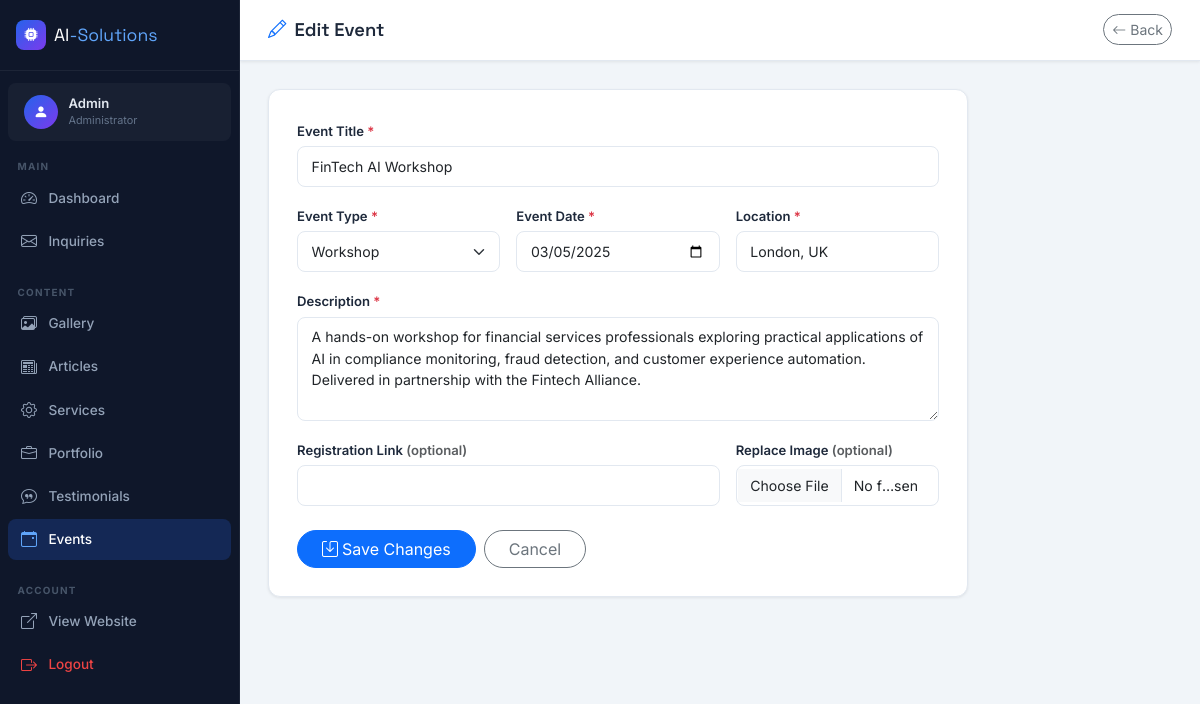
The page /admin/events-edit.php?id=2 (signed in) on the database its author committed.
### tables this page shows
CREATE TABLE `events` (
    `id`            INT           NOT NULL AUTO_INCREMENT,
    `title`         VARCHAR(200)  NOT NULL,
    `event_type`    VARCHAR(50)   NOT NULL,
    `event_date`    DATE          NOT NULL,
    `location`      VARCHAR(200)  NOT NULL,
    `description`   TEXT          NOT NULL,
    `register_link` VARCHAR(255)  NOT NULL DEFAULT '',
    `image_path`    VARCHAR(255)  NOT NULL DEFAULT '',
    `created_at`    TIMESTAMP     NOT NULL DEFAULT CURRENT_TIMESTAMP,
    PRIMARY KEY (`id`)
);

### includes/db.php (called while the page is built, shortened)
<?php
function h(string $str): string {
    return htmlspecialchars($str, ENT_QUOTES, 'UTF-8');
}

### admin/events-edit.php (the view, shortened to what this page needs)
<?php
require_once '../includes/db.php';
$id=validId($_GET['id']??0);
try{$stmt=$pdo->prepare('SELECT * FROM events WHERE id=?');$stmt->execute([$id]);$item=$stmt->fetch();}catch(PDOException $e){$item=null;}
$eventTypes=['Conference','Webinar','Workshop','Exhibition','Networking','Other'];
$f=function($key)use($item){return $_POST[$key]??$item[$key];};
include '../includes/admin-head.php';
include '../includes/admin-sidebar.php';
?>
<div class="admin-main">
    <div class="admin-topbar">
        <h1 class="admin-page-title"><i class="bi bi-pencil me-2 text-primary"></i>Edit Event</h1>
        <a href="events-list.php" class="btn btn-sm btn-outline-secondary rounded-pill"><i class="bi bi-arrow-left me-1"></i>Back</a>
    </div>
    <div class="admin-content">
        <div class="admin-form-card" style="max-width:700px;">
            <form method="POST" enctype="multipart/form-data">
                <div class="row g-3">
                    <div class="col-12">
                        <label class="form-label">Event Title <span class="text-danger">*</span></label>
                        <input type="text" name="title" class="form-control" value="<?= h($f('title')) ?>" required>
                    </div>
                    <div class="col-md-4">
                        <label class="form-label">Event Type <span class="text-danger">*</span></label>
                        <select name="event_type" class="form-select" required>
                            <?php foreach ($eventTypes as $et): ?>
                            <option value="<?= h($et) ?>" <?= $f('event_type')===$et?'selected':'' ?>><?= h($et) ?></option>
                            <?php endforeach; ?>
                        </select>
                    </div>
                    <div class="col-md-4">
                        <label class="form-label">Event Date <span class="text-danger">*</span></label>
                        <input type="date" name="event_date" class="form-control" value="<?= h($f('event_date')) ?>" required>
                    </div>
                    <div class="col-md-4">
                        <label class="form-label">Location <span class="text-danger">*</span></label>
                        <input type="text" name="location" class="form-control" value="<?= h($f('location')) ?>" required>
                    </div>
                    <div class="col-12">
                        <label class="form-label">Description <span class="text-danger">*</span></label>
                        <textarea name="description" class="form-control" rows="4" required><?= h($f('description')) ?></textarea>
                    </div>
                    <div class="col-md-8">
                        <label class="form-label">Registration Link <span class="text-muted">(optional)</span></label>
                        <input type="url" name="register_link" class="form-control" value="<?= h($f('register_link')) ?>">
                    </div>
                    <div class="col-md-4">
                        <label class="form-label">Replace Image <span class="text-muted">(optional)</span></label>
                        <input type="file" name="image" class="form-control file-preview-input" accept="image/*" data-preview="imgPreview">
                    </div>
                </div>
                <div class="d-flex gap-2 mt-4">
                    <button type="submit" class="btn btn-primary rounded-pill px-4"><i class="bi bi-save me-1"></i>Save Changes</button>
                    <a href="events-list.php" class="btn btn-outline-secondary rounded-pill px-4">Cancel</a>
                </div>
            </form>
        </div>
    </div>
</div>
<?php include '../includes/admin-foot.php'; ?>

### assets/css/admin.css (style rules this page uses)
:root { --sidebar-w: 240px; --sidebar-bg: #0F172A; --sidebar-border: rgba(255,255,255,.06); --sidebar-hover: rgba(37,99,235,.15); --sidebar-active: rgba(37,99,235,.22); --admin-bg: #F1F5F9; --card-bg: #FFFFFF; --brand-blue: #2563EB; --brand-violet: #7C3AED; --text-primary: #1E293B; --text-muted: #64748B; --border-color: #E2E8F0; --radius-sm: 8px; --radius-md: 12px; --shadow-sm: 0 1px 3px rgba(0,0,0,.08); --shadow-md: 0 4px 16px rgba(0,0,0,.10); --transition: .2s ease; --font-body: 'Inter', sans-serif; --font-heading: 'Space Grotesk', sans-serif; }
* { box-sizing: border-box; margin: 0; padding: 0; }
body { font-family: var(--font-body); background: var(--admin-bg); color: var(--text-primary); min-height: 100vh; }
.admin-main { margin-left: var(--sidebar-w); min-height: 100vh; flex: 1; display: flex; flex-direction: column; }
.admin-topbar { background: var(--card-bg); border-bottom: 1px solid var(--border-color); padding: .9rem 1.75rem; display: flex; align-items: center; justify-content: space-between; position: sticky; top: 0; z-index: 50; box-shadow: var(--shadow-sm); }
.admin-page-title { font-family: var(--font-heading); font-size: 1.15rem; font-weight: 600; margin: 0; }
.admin-content { padding: 1.75rem; flex: 1; }
.admin-form-card { background: var(--card-bg); border: 1px solid var(--border-color); border-radius: var(--radius-md); padding: 1.75rem; box-shadow: var(--shadow-sm); }
.admin-form-card .form-label { font-size: .82rem; font-weight: 600; color: var(--text-primary); margin-bottom: .3rem; }
.admin-form-card .form-control, .admin-form-card .form-select { border: 1.5px solid var(--border-color); border-radius: var(--radius-sm); font-size: .88rem; padding: .55rem .85rem; transition: border-color var(--transition), box-shadow var(--transition); }

### rows shown on the page
events: title "FinTech AI Workshop", event_date "03/05/2025", location "London, UK", description "A hands-on workshop for financial services professionals exploring practical applications of AI in compliance monitoring, fraud detection, and customer experience automation. Delivered in partnership with the Fintech Alliance."

### other values the page prints
$_SESSION['admin_username'] "Admin"
form field event_type "Workshop"
